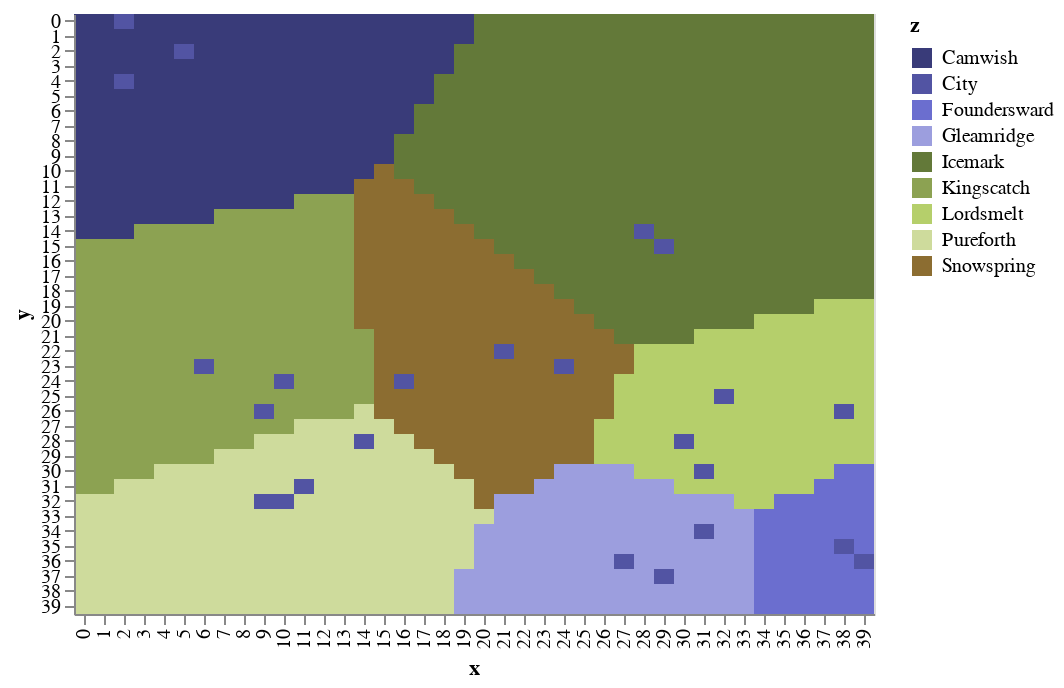

Here is the notebook cell this chart was saved with:
### Code cell
draw.drawboarders(world.df_features)

### Figure 1 — Vega-Lite specification as saved in the notebook (floating-point values rounded to 4 significant figures; data arrays with more than 128 entries replaced by an {"elided": "..."} marker saying what was removed)
{"$schema": "https://vega.github.io/schema/vega-lite/v2.6.0.json", "config": {"view": {"height": 300, "width": 400}}, "data": {"name": "data-9d12fd4334778413a8cdc598eb3ea287"}, "datasets": {"data-9d12fd4334778413a8cdc598eb3ea287": {"elided": "1600 records"}}, "encoding": {"color": {"field": "z", "scale": {"scheme": "category20b"}, "type": "nominal"}, "tooltip": [{"field": "terrain", "type": "nominal"}, {"field": "feature", "type": "nominal"}, {"field": "nation", "type": "nominal"}], "x": {"field": "x", "type": "ordinal"}, "y": {"field": "y", "type": "ordinal"}}, "mark": "rect"}
